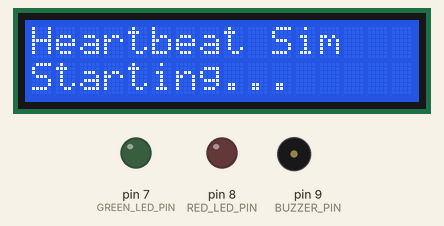
A sketch run on a simulated Arduino Uno, built with avr-gcc and run on an emulated ATmega328P. Shown: 16×2 character LCD, output pins drawn as LEDs (lit = HIGH), buzzer (waves = sounding, pin HIGH). What the sketch prints to the serial monitor is not drawn.

Above: at 0.1 s.
At 1.7 s:
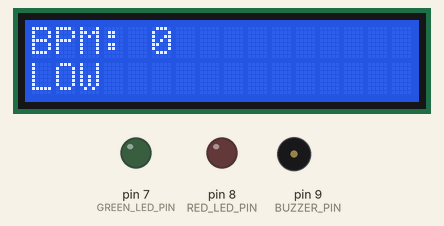
At 2.7 s:
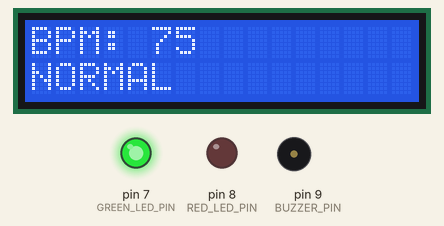
Timing chart, 0 to 4.2 s (numbered marks = the images above):
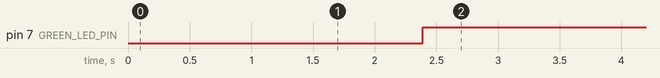

The sketch:

HeartbeatMonitor_Wokwi.ino
```cpp
#include <Wire.h>
#include <LiquidCrystal_I2C.h>

// WOKWI SIMULATION VERSION
// Synthetic heartbeat events are generated in firmware.
// Educational demonstration only.

LiquidCrystal_I2C lcd(0x27, 16, 2);

const int GREEN_LED_PIN = 7;
const int RED_LED_PIN = 8;
const int BUZZER_PIN = 9;

const int LOW_BPM_THRESHOLD = 50;
const int HIGH_BPM_THRESHOLD = 100;

// Change this value to test LOW, NORMAL and HIGH.
// 40 -> LOW, 75 -> NORMAL, 120 -> HIGH.
float targetBPM = 75.0;

unsigned long beatInterval;
unsigned long lastBeat = 0;
float currentBPM = 0;

void setup() {
  Serial.begin(115200);

  pinMode(GREEN_LED_PIN, OUTPUT);
  pinMode(RED_LED_PIN, OUTPUT);
  pinMode(BUZZER_PIN, OUTPUT);

  lcd.init();
  lcd.backlight();
  lcd.clear();
  lcd.setCursor(0, 0);
  lcd.print("Heartbeat Sim");
  lcd.setCursor(0, 1);
  lcd.print("Starting...");
  delay(1500);

  beatInterval = 60000.0 / targetBPM;
  lastBeat = millis();
  lcd.clear();
}

void loop() {
  unsigned long now = millis();

  if (now - lastBeat >= beatInterval) {
    lastBeat = now;
    currentBPM = targetBPM;

    Serial.print("Simulated Beat | BPM: ");
    Serial.println(currentBPM);

    updateStatus();
  }

  static unsigned long lastDisplay = 0;
  if (now - lastDisplay >= 500) {
    lastDisplay = now;
    updateDisplay();
  }
}

void updateStatus() {
  if (currentBPM < LOW_BPM_THRESHOLD) {
    digitalWrite(GREEN_LED_PIN, LOW);
    digitalWrite(RED_LED_PIN, HIGH);
    tone(BUZZER_PIN, 2000);
    Serial.println("STATUS: LOW");
  } else if (currentBPM <= HIGH_BPM_THRESHOLD) {
    digitalWrite(GREEN_LED_PIN, HIGH);
    digitalWrite(RED_LED_PIN, LOW);
    noTone(BUZZER_PIN);
    Serial.println("STATUS: NORMAL");
  } else {
    digitalWrite(GREEN_LED_PIN, LOW);
    digitalWrite(RED_LED_PIN, HIGH);
    tone(BUZZER_PIN, 2000);
    Serial.println("STATUS: HIGH");
  }
}

void updateDisplay() {
  lcd.setCursor(0, 0);
  lcd.print("BPM: ");
  lcd.print((int)currentBPM);
  lcd.print("          ");

  lcd.setCursor(0, 1);

  if (currentBPM < LOW_BPM_THRESHOLD) {
    lcd.print("LOW           ");
  } else if (currentBPM <= HIGH_BPM_THRESHOLD) {
    lcd.print("NORMAL        ");
  } else {
    lcd.print("HIGH          ");
  }
}
```

Measured:
- by itself, pin 7 (GREEN_LED_PIN): LOW → HIGH at 2.4 s
- what the display in image 1 shows lasts 1.0 s, from 1.6 s to 2.6 s
